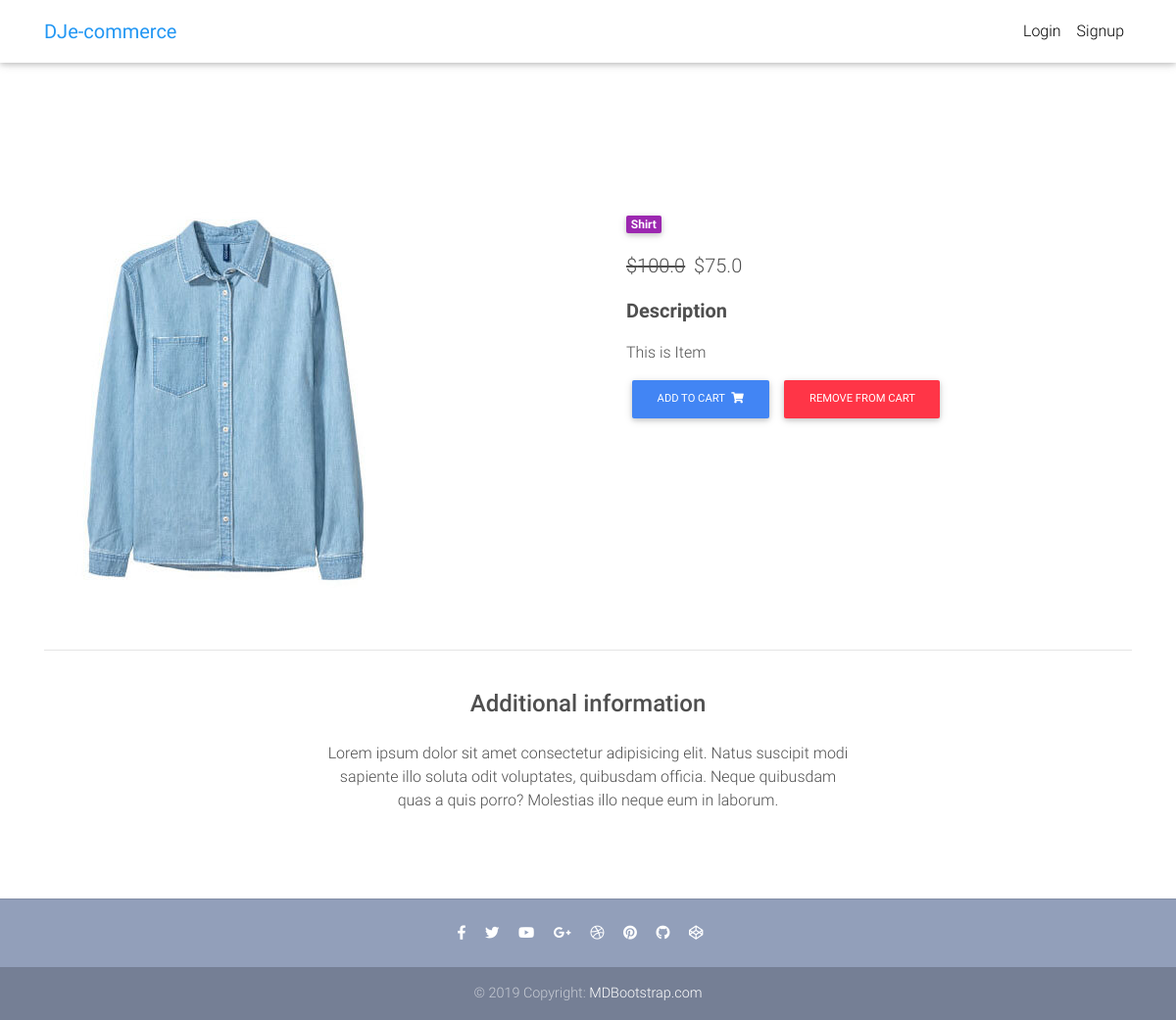
The app's page /product/test-product-1/ with its own data.
### core/models.py (models this page shows, shortened)
class Item(models.Model):
    title = models.CharField(max_length=100)
    price = models.FloatField()
    discount_price = models.FloatField(blank=True, null=True)
    category = models.CharField(choices=CATEGORY_CHOICES, max_length=2)
    label = models.CharField(choices=LABEL_CHOICES, max_length=1)
    slug = models.SlugField()
    description = models.TextField()
    image = models.ImageField()
    def get_add_to_cart_url(self):
        return reverse('core:add-to-cart', kwargs={'slug': self.slug})
    def get_remove_from_cart_url(self):
        return reverse('core:remove-from-cart', kwargs={'slug': self.slug})

### core/views.py (the view)
# urls.py: path('product/<slug>/', views.ItemDetailView.as_view(), name='product'),
class ItemDetailView(DetailView):
    model = Item
    template_name = 'product-page.html'

### templates/product-page.html (shortened to what this page needs)
{% extends 'base.html' %}
{% block content %}
    <main class="mt-5 pt-4">
        <div class="container dark-grey-text mt-5">
            <div class="row wow fadeIn">
                <div class="col-md-6 mb-4">
                    <img src="{{item.image.url}}"
                         class="img-fluid" alt="{{object.title}}">
                </div>
                <div class="col-md-6 mb-4">
                    <div class="p-4">
                        <div class="mb-3">
                            <a href="">
                                <span class="badge purple mr-1">{{ object.get_category_display }}</span>
                            </a>
                        </div>
                        <p class="lead">
                            {% if object.discount_price %}
                                <span class="mr-1">
                <del>${{ object.price }}</del>
              </span>
                                <span>${{ object.discount_price }}</span>
                            {% else %}
                                <span>${{ object.price }}</span>
                            {% endif %}
                        </p>
                        <p class="lead font-weight-bold">Description</p>
                        <p>{{ object.description }}</p>
                        <a href="{{ object.get_add_to_cart_url }}" class="btn btn-primary btn-md my-0 p">
                            Add to cart
                            <i class="fas fa-shopping-cart ml-1"></i>
                        </a>
                        <a href="{{ object.get_remove_from_cart_url }}" class="btn btn-danger btn-md my-0 p">
                            Remove from cart
                        </a>
                    </div>
                </div>
            </div>
            <hr>
            <div class="row d-flex justify-content-center wow fadeIn">
                <div class="col-md-6 text-center">
                    <h4 class="my-4 h4">Additional information</h4>
                    <p>Lorem ipsum dolor sit amet consectetur adipisicing elit. Natus suscipit modi sapiente illo soluta
                        odit
                        voluptates,
                        quibusdam officia. Neque quibusdam quas a quis porro? Molestias illo neque eum in laborum.</p>
                </div>
            </div>
            <div class="row wow fadeIn">
                <div class="col-lg-4 col-md-12 mb-4">
                </div>
                <div class="col-lg-4 col-md-6 mb-4">
                </div>
                <div class="col-lg-4 col-md-6 mb-4">
                </div>
            </div>
        </div>
    </main>
{% endblock %}

### templates/base.html (shortened to what this page needs)
{% load static %}
<!DOCTYPE html>
<html lang="en">
<head>
    <link rel="stylesheet" href="https://use.fontawesome.com/releases/v5.11.2/css/all.css">
    <link href="{% static 'css/bootstrap.min.css' %}" rel="stylesheet">
    <link href="{% static 'css/mdb.min.css' %}" rel="stylesheet">
    <link href="{% static 'css/style.min.css' %}" rel="stylesheet">
</head>
{% include 'navbar.html' %}
<body>
<div class="mt-5 pt-4">
</div>
{% block content %}
{% endblock content %}
{% include "footer.html" %}
</body>
</html>

### templates/navbar.html (shortened to what this page needs)
{% load cart_template_tags %}
<nav class="navbar fixed-top navbar-expand-lg navbar-light white scrolling-navbar">
    <div class="container">
      <a class="navbar-brand waves-effect" href="/">
        <strong class="blue-text">DJe-commerce</strong>
      </a>
      <div class="collapse navbar-collapse" id="navbarSupportedContent">
        <ul class="navbar-nav nav-flex-icons">
          {% if request.user.is_authenticated %}
          <li class="nav-item">
            <a href="{% url 'core:order-summary' %}" class="nav-link waves-effect">
              <span class="badge red z-depth-1 mr-1"> {{ request.user|cart_item_count }} </span>
              <i class="fas fa-shopping-cart"></i>
              <span class="clearfix d-none d-sm-inline-block"> Cart </span>
            </a>
          </li>
          <li class="nav-item">
            <a class="nav-link waves-effect" href="{% url 'account_logout' %}">
              <span class="clearfix d-none d-sm-inline-block"> Logout </span>
            </a>
          </li>
          {% else %}
          <li class="nav-item">
            <a class="nav-link waves-effect" href="{% url 'account_login' %}">
              <span class="clearfix d-none d-sm-inline-block"> Login </span>
            </a>
          </li>
          <li class="nav-item">
            <a class="nav-link waves-effect" href="{% url 'account_signup' %}">
              <span class="clearfix d-none d-sm-inline-block"> Signup </span>
            </a>
          </li>
          {% endif %}
        </ul>
      </div>
    </div>
  </nav>

### templates/footer.html
<footer class="page-footer text-center font-small mt-4 wow fadeIn">
    <hr class="my-4">
    <div class="pb-4">
      <a href="https://www.facebook.com/mdbootstrap" target="_blank">
        <i class="fab fa-facebook-f mr-3"></i>
      </a>
      <a href="https://twitter.com/MDBootstrap" target="_blank">
        <i class="fab fa-twitter mr-3"></i>
      </a>
      <a href="https://www.youtube.com/watch?v=7MUISDJ5ZZ4" target="_blank">
        <i class="fab fa-youtube mr-3"></i>
      </a>
      <a href="https://plus.google.com/u/0/b/107863090883699620484" target="_blank">
        <i class="fab fa-google-plus-g mr-3"></i>
      </a>
      <a href="https://dribbble.com/mdbootstrap" target="_blank">
        <i class="fab fa-dribbble mr-3"></i>
      </a>
      <a href="https://pinterest.com/mdbootstrap" target="_blank">
        <i class="fab fa-pinterest mr-3"></i>
      </a>
      <a href="https://github.com/mdbootstrap/bootstrap-material-design" target="_blank">
        <i class="fab fa-github mr-3"></i>
      </a>
      <a href="http://codepen.io/mdbootstrap/" target="_blank">
        <i class="fab fa-codepen mr-3"></i>
      </a>
    </div>
    <div class="footer-copyright py-3">
      © 2019 Copyright:
      <a href="https://mdbootstrap.com/education/bootstrap/" target="_blank"> MDBootstrap.com </a>
    </div>
  </footer>

### templates/scripts.html (shortened to what this page needs)
{% load static %}

### templates/base.html (style rules this page uses)
html, body, header, .carousel { height: 60vh; }

### records on screen
Item: image (picture), category "Shirt", price "100.0", discount_price "75.0", description "This is Item"
